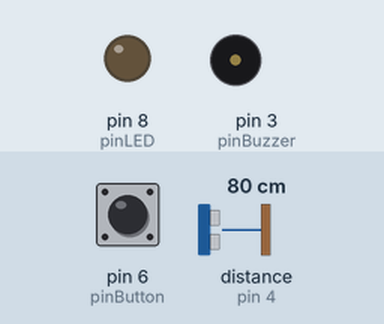
This sketch was run on a simulated Arduino Uno, built with avr-gcc and run on an emulated ATmega328P. On the bench: output pins drawn as LEDs (lit = HIGH), buzzer (waves = sounding). Wiring (inferred from the names in the program): ultrasonic range finder: trigger pin 2; echo pin 4. The inputs (shaded band) are chosen by the test bench; at power-on: distance to the obstacle (sensor on pin 4) 80 cm, pin 6 (pinButton) LOW. The echo pulse lasts 58.3 µs per cm; pins used as bus, display or sensor lines are not drawn.

Above: at 1.2 s.
1.3 s: distance to the obstacle (sensor on pin 4) set to 22 cm
2.8 s: distance to the obstacle (sensor on pin 4) set to 18 cm
At 3.4 s:
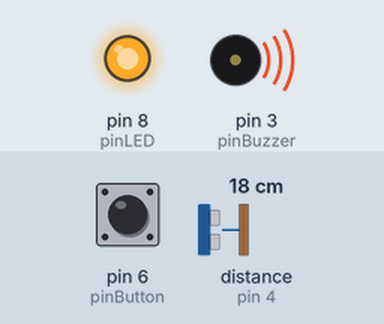
Timing chart, 0 to 5.8 s (numbered marks = the images above; inputs shaded):
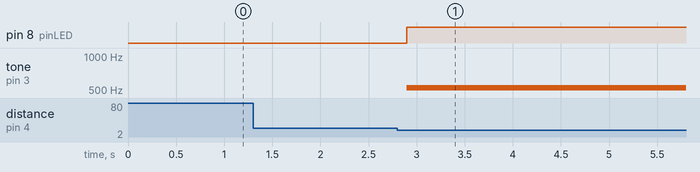

Measured:
- the behaviour switches between 21 and 20 cm on distance to the obstacle (sensor on pin 4) (found by bisection; images 0 and 1)
- after the input at 1.3 s, every drawn part: stays the same
- after the input at 2.8 s, pin 8 (pinLED): LOW → HIGH after 0.10 s; tone on pin 3 (pinBuzzer): silent → 523 Hz after 0.10 s

The sketch:

ultrasound_buzzer.ino
```cpp
const int pinBuzzer = 3;

const int pinTrig = 2;

const int pinEcho = 4;

const int pinLED = 8;

const int pinButton = 6;

int rangeMax = 200;

int rangeMin = 0;

long T, L;

void setup() {

  // put your setup code here, to run once:

  Serial.begin(9600);

  pinMode(pinTrig, OUTPUT);

  pinMode(pinEcho, INPUT);

  pinMode(pinLED, OUTPUT);

  pinMode(pinBuzzer, OUTPUT); // C D E F G A B C

  pinMode(pinButton,INPUT);

}

void loop() {

  // put your main code here, to run repeatedly:

  digitalWrite(pinTrig, LOW); delayMicroseconds(2);

  digitalWrite(pinTrig, HIGH); delayMicroseconds(10);

  digitalWrite(pinTrig, LOW);

  T = pulseIn(pinEcho, HIGH);

  L = T/58.82;

  if (digitalRead(pinButton)==HIGH) {

    digitalWrite(pinLED, LOW);

    noTone(pinBuzzer);
  }

  if(L > 0 && L < 20){

    tone(pinBuzzer, 523); // C

    digitalWrite(pinLED, HIGH);

  }

    delay(100);

}
```
